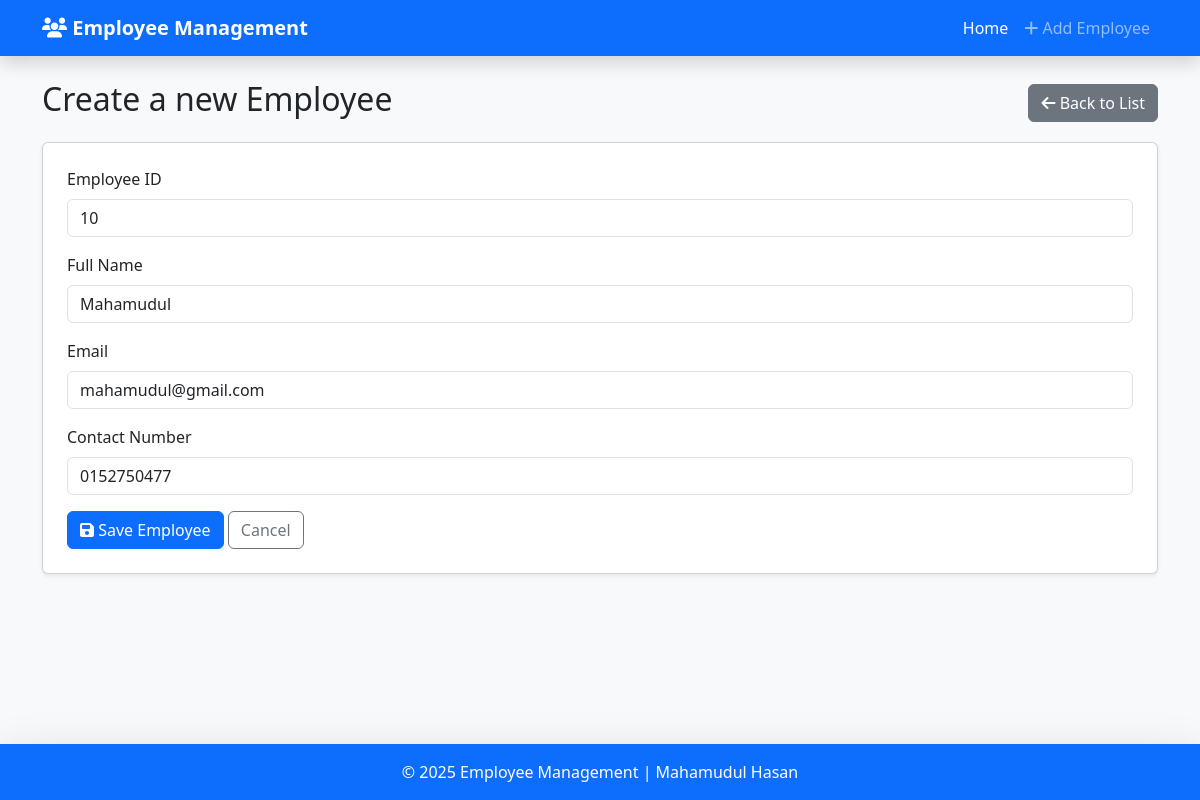
The app's page /update/1/ with its own data.
### employee/models.py (models this page shows, shortened)
class Employee(models.Model):
    employee_id = models.CharField(max_length=20)
    emploee_name = models.CharField(max_length=100)
    employee_email = models.EmailField()
    employee_contact = models.CharField(max_length=20)

### employee/views.py (the view)
# urls.py: path('update/<int:pk>/', EmployeeUpdateView, name='employee_update'),
def EmployeeUpdateView(request, pk):
    employee = Employee.objects.get(pk=pk)
    if request.method == 'POST':
        form = EmployeeForm(request.POST, instance=employee)
        if form.is_valid():
            form.save()
            messages.success(request, "Employee updated successfully!")
            return redirect('employee_list')
    else:
        form = EmployeeForm(instance=employee)
    return render(request, 'employee_form.html', {'form': form})

### employee/forms.py (shortened to what this page needs)
class EmployeeForm(forms.ModelForm):
    class Meta:
        model = Employee
        fields = ["employee_id", "emploee_name", "employee_email", "employee_contact"]
        widgets = {
            "employee_id": forms.TextInput(attrs={"class": "form-control", "placeholder": "Enter Employee ID"}),
            "emploee_name": forms.TextInput(attrs={"class": "form-control", "placeholder": "Enter Full Name"}),
            "employee_email": forms.EmailInput(attrs={"class": "form-control", "placeholder": "Enter Email"}),
            "employee_contact": forms.TextInput(attrs={"class": "form-control", "placeholder": "Enter Contact Number"}),
        }

### templates/employee_form.html (shortened to what this page needs)
{% extends "base.html" %}
{% block content %}
<div class="d-flex justify-content-between mb-3">
    <h2>Create a new Employee</h2>
    <a href="{% url 'employee_list' %}" class="btn btn-secondary align-self-center">
        <i class="fa fa-arrow-left"></i> Back to List
    </a>
</div>
<div class="card shadow-sm p-4">
    <form action="" method="POST">
        <div class="mb-3">
            <label class="form-label">Employee ID</label>
            {{ form.employee_id }}
        </div>
        <div class="mb-3">
            <label class="form-label">Full Name</label>
            {{ form.emploee_name }}
        </div>
        <div class="mb-3">
            <label class="form-label">Email</label>
            {{ form.employee_email }}
        </div>
        <div class="mb-3">
            <label class="form-label">Contact Number</label>
            {{ form.employee_contact }}
        </div>
        <button type="submit" class="btn btn-primary">
            <i class="fa fa-save"></i> Save Employee
        </button>
        <a href="{% url 'employee_list' %}" class="btn btn-outline-secondary">
            Cancel
        </a>
    </form>
</div>
{% endblock %}

### templates/base.html (style rules this page uses)
html, body { height: 100%; }
body { display: flex; flex-direction: column; }

### records on screen
Employee: employee_id "10", emploee_name "Mahamudul", employee_email "mahamudul@gmail.com", employee_contact "0152750477"
